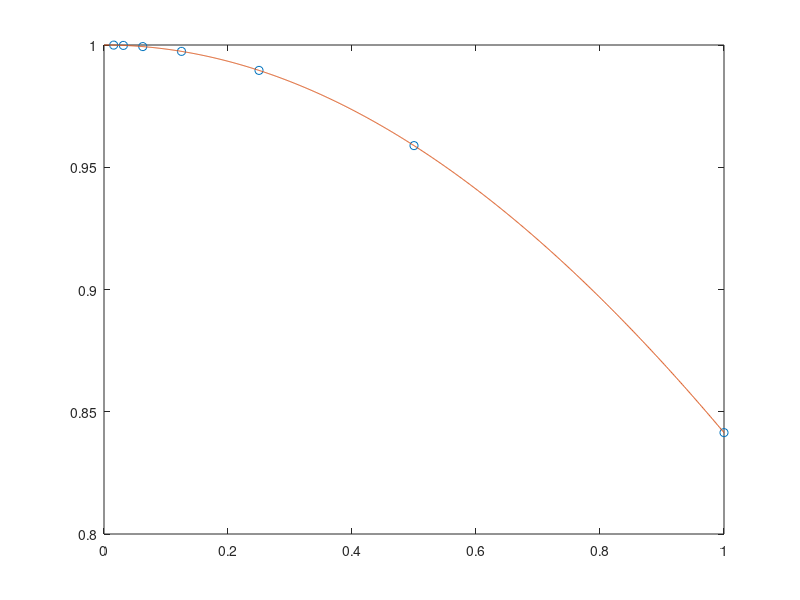

MATLAB code to generate this figure:
% Richardson extrapolation of limit

clear variables
close all
clc

fun     = @(x) sin(x)./x;

lim_x   = 0;
k       = 6;

kk      = 0:k;

% 
seq     = 2.^(-kk);
% seq     = kk.^(-2);

f       = fun(seq);

% fit polynomial
p       = polyfit(seq, f, k-2);

xx      = linspace(lim_x, seq(1),1e3);
pf      = polyval(p, xx);


plim    = polyval(p, lim_x);
1-f(end)
1-plim

min(seq)

plot(seq, f, 'o')
hold on
plot(xx, pf)

